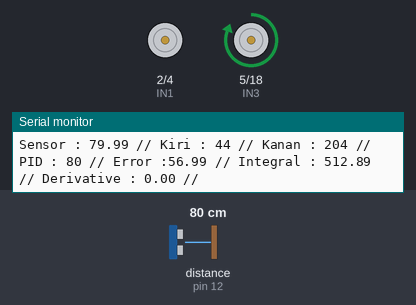
The sketch below on a simulated Arduino Uno, built with avr-gcc and run on an emulated ATmega328P. On the bench: motor-driver pin pairs drawn as motors (green arrow = first pin HIGH = forward, orange = second pin HIGH = backward, longer = more drive, scaled by the enable pin), the last lines printed to the serial monitor. The test bench sets the inputs (shaded band); at power-on: distance to the obstacle (sensor on pin 12) 80 cm. The echo pulse lasts 58.3 µs per cm.

Above: at 1.2 s.
1.3 s: distance to the obstacle (sensor on pin 12) set to 4 cm
At 4.29 s:
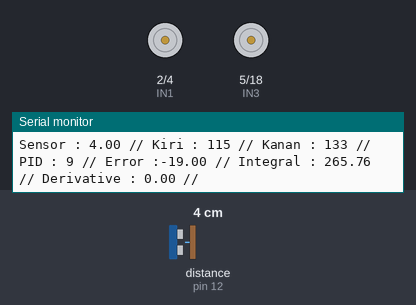
4.3 s: distance to the obstacle (sensor on pin 12) set to 9 cm
At 5.8 s:
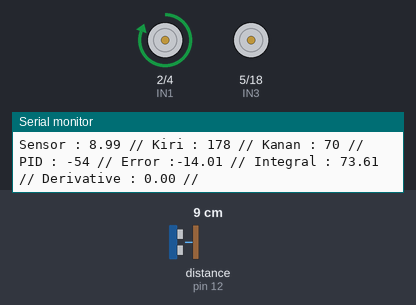
Timing chart, 0 to 7.3 s (numbered marks = the images above; inputs shaded):
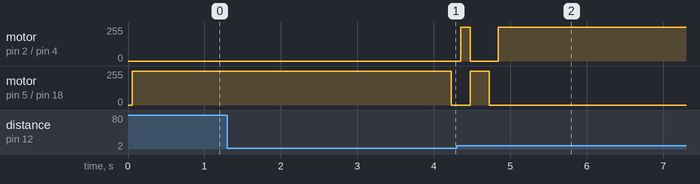

The sketch:

Wall_Follower.ino
```cpp
#include <NewPing.h>
#define BATAS_MAKSIMAL 200
#define TRIGGER_PIN 14
#define ECHO_PIN 12
#define setpoint 23

//Anggota kelompok 4 :
//1. Bayu Angga Rahadi
//2. Arta Deka Anindita
//3. Helmi Aprianto
//4. Fakur Yosi Alisandro


NewPing Left(TRIGGER_PIN,ECHO_PIN,BATAS_MAKSIMAL);

double jarakKiri,jarak,error,integral,errorTerakhir,derivative,jarakDepan,jarak1;

// NILAIN PID
float kp = 6.5;
float ki = 0.5;
float kd = 0.6;

int totalkiri,totalkanan;

int nilai_pid, motor_speed;
//kecepatan motor
int rightspeed = 124;
int leftspeed = 124;

//left motor
const int ENA = 15;
const int IN1 = 2;
const int IN2 = 4;

//right motor
const int ENB = 19;
const int IN3 = 5;
const int IN4 = 18;

void setup() {
  pinMode(ENA, OUTPUT);
  pinMode(IN1, OUTPUT);
  pinMode(IN2, OUTPUT);
  pinMode(ENB, OUTPUT);
  pinMode(IN3, OUTPUT);
  pinMode(IN4, OUTPUT);
  Serial.begin(9600);
}

void loop(){
  jarakKiri = baca_jarak_kiri();
  error = jarakKiri - setpoint;

  Serial.print("Sensor : ");
  Serial.print(jarakKiri);
  Serial.print(" // ");
  Serial.print("Kiri : ");
  Serial.print(totalkiri);
  Serial.print(" // ");
  Serial.print("Kanan : ");
  Serial.print(totalkanan);
  Serial.print(" // ");
  Serial.print("PID : ");
  Serial.print(nilai_pid);
  Serial.print(" // ");
  Serial.print("Error :");
  Serial.print(error);
  Serial.print(" // ");
  Serial.print("Integral : ");
  Serial.print(integral);
  Serial.print(" // ");
  Serial.print("Derivative : ");
  Serial.print(derivative);
  Serial.println(" // ");

  integral = error + integral;

  derivative = (error - errorTerakhir);

  nilai_pid = (kp * error + kd * derivative + ki * integral);

  errorTerakhir = error;

   if (nilai_pid >=80){
     nilai_pid = 80;
   }
   if (nilai_pid <=-80){
     nilai_pid =-80;
   }
  //motor_speed = constrain(nilai_pid, -80, 80);
   totalkiri = leftspeed - (nilai_pid);
   totalkanan = rightspeed + nilai_pid;
   forward(totalkiri, totalkanan);


}
//-------FUNGSI---------------
void forward(int speed1, int speed2) {
  // Menentukan nilaikecepatan maju; max =  nilai min = 0
  if ( speed1 < 0 ) {
    speed1 = 0;
  }
  if ( speed1 > 250 ) {
    speed1 = 250;
  }
  if (speed2 < 0) {
    speed2 = 0;
  }
  if (speed2 > 250) {
    speed2 = 250;
  }
  digitalWrite(IN1, HIGH);
  digitalWrite(IN2, LOW);
  analogWrite(ENA, speed1);

  digitalWrite(IN3, HIGH);
  digitalWrite(IN4, LOW);
  analogWrite(ENB, speed2);
}
//-------JARAK---------------------

float baca_jarak_kiri() {
  int Pengulangan = 1;
  float durasi;
  durasi = Left.ping_median(Pengulangan);
  jarak = (durasi / 2) * 0.0343;
  return jarak;
}
```

Measured:
- after the input at 1.3 s, motor on pin 5 (IN3) / pin 18 (IN4): forward 255/255 → stopped after 2.9 s
- after the input at 4.3 s, motor on pin 5 (IN3) / pin 18 (IN4): stopped → forward 255/255 after 0.18 s, → stopped 0.25 s later
